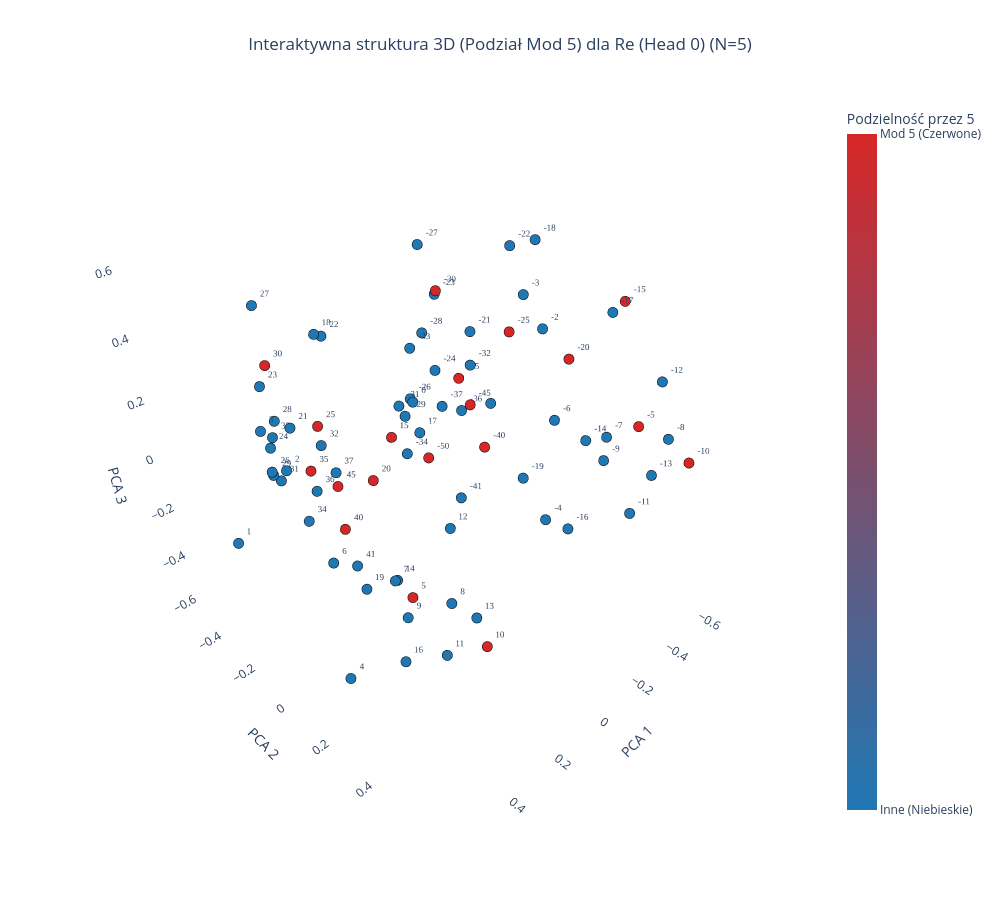

The notebook cell saved with this chart:
### Code cell
import numpy as np
import plotly.graph_objects as go
from sklearn.decomposition import PCA

def plot_output_head_plotly_3d_mod5(model, N, head_idx=0):
    """
    Rysuje interaktywny wykres 3D PCA dla wybranej głowicy wyjściowej.
    Liczby podzielne przez 5 są czerwone, reszta niebieska.
    """

    weights = model.output_heads[head_idx].weight.detach().cpu().numpy()
    

    output_offset = 2 * N * N
    min_val, max_val = -2 * N * N, 2 * N * N
    active_indices = []
    labels = []
    
    for val in range(min_val, max_val + 1):
        idx = val + output_offset
        if 0 <= idx < weights.shape[0]:
            active_indices.append(idx)
            labels.append(val)

    active_weights = weights[active_indices]


    weight_norms = np.linalg.norm(active_weights, axis=1)
    valid_mask = weight_norms > 0.4
    
    active_weights = active_weights[valid_mask]
    labels = np.array(labels)[valid_mask]


    pca = PCA(n_components=3)
    embeds_3d = pca.fit_transform(active_weights)
    

    color_values = [1 if (l % 5 == 0 and l != 0) else 0 for l in labels]
    

    custom_colorscale = [
        [0.0, 'rgb(31, 119, 180)'],
        [1.0, 'rgb(214, 39, 40)']
    ]
    
    head_names = {0: "Re (Head 0)", 1: "Im (Head 1)"}
    title_name = head_names.get(head_idx, f"Head {head_idx}")

    fig = go.Figure()

    fig.add_trace(go.Scatter3d(
        x=embeds_3d[:, 0],
        y=embeds_3d[:, 1],
        z=embeds_3d[:, 2],
        mode='markers+text',
        text=[str(l) for l in labels],
        textposition="top right",
        textfont=dict(size=9, family="Arial Black"),
        marker=dict(
            size=6,
            color=color_values,
            colorscale=custom_colorscale,
            showscale=True,
            colorbar=dict(
                title="Podzielność przez 5",
                tickmode='array',
                tickvals=[0, 1],
                ticktext=['Inne (Niebieskie)', 'Mod 5 (Czerwone)']
            ),
            line=dict(width=1, color='Black')
        ),
        hoverinfo='text',
        hovertext=[f"Token ID: {l + output_offset}<br>Wartość algebraiczna: {l}<br>Reszta mod 5: {l % 5}" for l in labels]
    ))

    fig.update_layout(
        title=dict(
            text=f"Interaktywna struktura 3D (Podział Mod 5) dla {title_name} (N={N})",
            x=0.5,
            xanchor='center'
        ),
        scene=dict(
            xaxis=dict(title="PCA 1", backgroundcolor="white", gridcolor="rgba(200,200,200,0.2)"),
            yaxis=dict(title="PCA 2", backgroundcolor="white", gridcolor="rgba(200,200,200,0.2)"),
            zaxis=dict(title="PCA 3", backgroundcolor="white", gridcolor="rgba(200,200,200,0.2)"),
        ),
        width=1000,
        height=900,
        showlegend=False
    )
    
    fig.show()

plot_output_head_plotly_3d_mod5(model, N=N, head_idx=0)

### Figure 1 — Plotly figure (JSON) as saved in the notebook; plotly's stock layout.template omitted (floating-point values rounded to 4 significant figures)
{"data": [{"hoverinfo": "text", "hovertext": ["Token ID: 0<br>Wartość algebraiczna: -50<br>Reszta mod 5: 0", "Token ID: 5<br>Wartość algebraiczna: -45<br>Reszta mod 5: 0", "Token ID: 9<br>Wartość algebraiczna: -41<br>Reszta mod 5: 4", "Token ID: 10<br>Wartość algebraiczna: -40<br>Reszta mod 5: 0", "Token ID: 13<br>Wartość algebraiczna: -37<br>Reszta mod 5: 3", "Token ID: 14<br>Wartość algebraiczna: -36<br>Reszta mod 5: 4", "Token ID: 15<br>Wartość algebraiczna: -35<br>Reszta mod 5: 0", "Token ID: 16<br>Wartość algebraiczna: -34<br>Reszta mod 5: 1", "Token ID: 17<br>Wartość algebraiczna: -33<br>Reszta mod 5: 2", "Token ID: 18<br>Wartość algebraiczna: -32<br>Reszta mod 5: 3", "Token ID: 19<br>Wartość algebraiczna: -31<br>Reszta mod 5: 4", "Token ID: 20<br>Wartość algebraiczna: -30<br>Reszta mod 5: 0", "Token ID: 21<br>Wartość algebraiczna: -29<br>Reszta mod 5: 1", "Token ID: 22<br>Wartość algebraiczna: -28<br>Reszta mod 5: 2", "Token ID: 23<br>Wartość algebraiczna: -27<br>Reszta mod 5: 3", "Token ID: 24<br>Wartość algebraiczna: -26<br>Reszta mod 5: 4", "Token ID: 25<br>Wartość algebraiczna: -25<br>Reszta mod 5: 0", "Token ID: 26<br>Wartość algebraiczna: -24<br>Reszta mod 5: 1", "Token ID: 27<br>Wartość algebraiczna: -23<br>Reszta mod 5: 2", "Token ID: 28<br>Wartość algebraiczna: -22<br>Reszta mod 5: 3", "Token ID: 29<br>Wartość algebraiczna: -21<br>Reszta mod 5: 4", "Token ID: 30<br>Wartość algebraiczna: -20<br>Reszta mod 5: 0", "Token ID: 31<br>Wartość algebraiczna: -19<br>Reszta mod 5: 1", "Token ID: 32<br>Wartość algebraiczna: -18<br>Reszta mod 5: 2", "Token ID: 33<br>Wartość algebraiczna: -17<br>Reszta mod 5: 3", "Token ID: 34<br>Wartość algebraiczna: -16<br>Reszta mod 5: 4", "Token ID: 35<br>Wartość algebraiczna: -15<br>Reszta mod 5: 0", "Token ID: 36<br>Wartość algebraiczna: -14<br>Reszta mod 5: 1", "Token ID: 37<br>Wartość algebraiczna: -13<br>Reszta mod 5: 2", "Token ID: 38<br>Wartość algebraiczna: -12<br>Reszta mod 5: 3", "Token ID: 39<br>Wartość algebraiczna: -11<br>Reszta mod 5: 4", "Token ID: 40<br>Wartość algebraiczna: -10<br>Reszta mod 5: 0", "Token ID: 41<br>Wartość algebraiczna: -9<br>Reszta mod 5: 1", "Token ID: 42<br>Wartość algebraiczna: -8<br>Reszta mod 5: 2", "Token ID: 43<br>Wartość algebraiczna: -7<br>Reszta mod 5: 3", "Token ID: 44<br>Wartość algebraiczna: -6<br>Reszta mod 5: 4", "Token ID: 45<br>Wartość algebraiczna: -5<br>Reszta mod 5: 0", "Token ID: 46<br>Wartość algebraiczna: -4<br>Reszta mod 5: 1", "Token ID: 47<br>Wartość algebraiczna: -3<br>Reszta mod 5: 2", "Token ID: 48<br>Wartość algebraiczna: -2<br>Reszta mod 5: 3", "Token ID: 49<br>Wartość algebraiczna: -1<br>Reszta mod 5: 4", "Token ID: 50<br>Wartość algebraiczna: 0<br>Reszta mod 5: 0", "Token ID: 51<br>Wartość algebraiczna: 1<br>Reszta mod 5: 1", "Token ID: 52<br>Wartość algebraiczna: 2<br>Reszta mod 5: 2", "Token ID: 53<br>Wartość algebraiczna: 3<br>Reszta mod 5: 3", "Token ID: 54<br>Wartość algebraiczna: 4<br>Reszta mod 5: 4", "Token ID: 55<br>Wartość algebraiczna: 5<br>Reszta mod 5: 0", "Token ID: 56<br>Wartość algebraiczna: 6<br>Reszta mod 5: 1", "Token ID: 57<br>Wartość algebraiczna: 7<br>Reszta mod 5: 2", "Token ID: 58<br>Wartość algebraiczna: 8<br>Reszta mod 5: 3", "Token ID: 59<br>Wartość algebraiczna: 9<br>Reszta mod 5: 4", "Token ID: 60<br>Wartość algebraiczna: 10<br>Reszta mod 5: 0", "Token ID: 61<br>Wartość algebraiczna: 11<br>Reszta mod 5: 1", "Token ID: 62<br>Wartość algebraiczna: 12<br>Reszta mod 5: 2", "Token ID: 63<br>Wartość algebraiczna: 13<br>Reszta mod 5: 3", "Token ID: 64<br>Wartość algebraiczna: 14<br>Reszta mod 5: 4", "Token ID: 65<br>Wartość algebraiczna: 15<br>Reszta mod 5: 0", "Token ID: 66<br>Wartość algebraiczna: 16<br>Reszta mod 5: 1", "Token ID: 67<br>Wartość algebraiczna: 17<br>Reszta mod 5: 2", "Token ID: 68<br>Wartość algebraiczna: 18<br>Reszta mod 5: 3", "Token ID: 69<br>Wartość algebraiczna: 19<br>Reszta mod 5: 4", "Token ID: 70<br>Wartość algebraiczna: 20<br>Reszta mod 5: 0", "Token ID: 71<br>Wartość algebraiczna: 21<br>Reszta mod 5: 1", "Token ID: 72<br>Wartość algebraiczna: 22<br>Reszta mod 5: 2", "Token ID: 73<br>Wartość algebraiczna: 23<br>Reszta mod 5: 3", "Token ID: 74<br>Wartość algebraiczna: 24<br>Reszta mod 5: 4", "Token ID: 75<br>Wartość algebraiczna: 25<br>Reszta mod 5: 0", "Token ID: 76<br>Wartość algebraiczna: 26<br>Reszta mod 5: 1", "Token ID: 77<br>Wartość algebraiczna: 27<br>Reszta mod 5: 2", "Token ID: 78<br>Wartość algebraiczna: 28<br>Reszta mod 5: 3", "Token ID: 79<br>Wartość algebraiczna: 29<br>Reszta mod 5: 4", "Token ID: 80<br>Wartość algebraiczna: 30<br>Reszta mod 5: 0", "Token ID: 81<br>Wartość algebraiczna: 31<br>Reszta mod 5: 1", "Token ID: 82<br>Wartość algebraiczna: 32<br>Reszta mod 5: 2", "Token ID: 83<br>Wartość algebraiczna: 33<br>Reszta mod 5: 3", "Token ID: 84<br>Wartość algebraiczna: 34<br>Reszta mod 5: 4", "Token ID: 85<br>Wartość algebraiczna: 35<br>Reszta mod 5: 0", "Token ID: 86<br>Wartość algebraiczna: 36<br>Reszta mod 5: 1", "Token ID: 87<br>Wartość algebraiczna: 37<br>Reszta mod 5: 2", "Token ID: 90<br>Wartość algebraiczna: 40<br>Reszta mod 5: 0", "Token ID: 91<br>Wartość algebraiczna: 41<br>Reszta mod 5: 1", "Token ID: 95<br>Wartość algebraiczna: 45<br>Reszta mod 5: 0"], "marker": {"color": [1, 1, 0, 1, 0, 0, 1, 0, 0, 0, 0, 1, 0, 0, 0, 0, 1, 0, 0, 0, 0, 1, 0, 0, 0, 0, 1, 0, 0, 0, 0, 1, 0, 0, 0, 0, 1, 0, 0, 0, 0, 0, 0, 0, 0, 0, 1, 0, 0, 0, 0, 1, 0, 0, 0, 0, 1, 0, 0, 0, 0, 1, 0, 0, 0, 0, 1, 0, 0, 0, 0, 1, 0, 0, 0, 0, 1, 0, 0, 1, 0, 1], "colorbar": {"tickmode": "array", "ticktext": ["Inne (Niebieskie)", "Mod 5 (Czerwone)"], "tickvals": [0, 1], "title": {"text": "Podzielność przez 5"}}, "colorscale": [[0, "rgb(31, 119, 180)"], [1, "rgb(214, 39, 40)"]], "line": {"color": "Black", "width": 1}, "showscale": true, "size": 6}, "mode": "markers+text", "text": ["-50", "-45", "-41", "-40", "-37", "-36", "-35", "-34", "-33", "-32", "-31", "-30", "-29", "-28", "-27", "-26", "-25", "-24", "-23", "-22", "-21", "-20", "-19", "-18", "-17", "-16", "-15", "-14", "-13", "-12", "-11", "-10", "-9", "-8", "-7", "-6", "-5", "-4", "-3", "-2", "-1", "0", "1", "2", "3", "4", "5", "6", "7", "8", "9", "10", "11", "12", "13", "14", "15", "16", "17", "18", "19", "20", "21", "22", "23", "24", "25", "26", "27", "28", "29", "30", "31", "32", "33", "34", "35", "36", "37", "40", "41", "45"], "textfont": {"family": "Arial Black", "size": 9}, "textposition": "top right", "type": "scatter3d", "x": [-0.1322, -0.297, -0.2676, -0.314, -0.29, -0.3372, -0.2918, -0.2319, -0.2469, -0.2979, -0.2983, -0.2847, -0.2704, -0.3187, -0.3136, -0.3007, -0.3675, -0.3405, -0.3152, -0.3663, -0.357, -0.4083, -0.3928, -0.3716, -0.3882, -0.4664, -0.4628, -0.4323, -0.4202, -0.5045, -0.4332, -0.4935, -0.4979, -0.5262, -0.4832, -0.5282, -0.5133, -0.5264, -0.5351, -0.5104, -0.5845, 0.01846, 0.5681, 0.5367, 0.53, 0.4583, 0.4969, 0.4774, 0.4442, 0.4289, 0.4311, 0.4354, 0.4251, 0.4042, 0.3989, 0.4223, 0.4637, 0.3722, 0.3836, 0.441, 0.3576, 0.4166, 0.4125, 0.3733, 0.4006, 0.3791, 0.4101, 0.3335, 0.3572, 0.3494, 0.3267, 0.3871, 0.2851, 0.3228, 0.3605, 0.2925, 0.3581, 0.3315, 0.2333, 0.3175, 0.2675, 0.3096], "y": [-0.1619, -0.1257, -0.1355, -0.06937, -0.2559, -0.2057, -0.1761, -0.3846, -0.3695, -0.1293, -0.4978, -0.2782, -0.4332, -0.3844, -0.3917, -0.4355, -0.02542, -0.3426, -0.3154, -0.03679, -0.1888, 0.189, 0.04744, 0.05622, 0.3428, 0.2083, 0.3311, 0.2675, 0.5301, 0.4687, 0.4675, 0.6081, 0.3021, 0.509, 0.3118, 0.06224, 0.4058, 0.05988, -0.1147, -0.0035, -0.2903, -0.06761, -0.272, 0.003587, -0.1094, 0.08937, 0.4416, 0.08861, 0.3145, 0.5106, 0.345, 0.6397, 0.49, 0.4807, 0.5692, 0.298, 0.3496, 0.2592, 0.3585, 0.05158, 0.07577, 0.214, -0.1488, -0.01379, -0.2989, -0.3235, -0.01692, -0.4111, -0.3516, -0.3294, -0.4166, -0.2774, -0.4419, -0.1354, -0.3345, -0.293, -0.1507, -0.1698, -0.1994, -0.06142, -0.08203, -0.08999], "z": [-0.207, -0.0497, -0.4401, -0.2055, -0.1092, -0.1256, 0.03639, -0.3484, 0.09476, 0.1029, -0.2176, 0.3253, -0.2216, 0.1224, 0.4427, -0.16, 0.2374, -0.01893, 0.291, 0.5227, 0.1836, 0.2056, -0.3203, 0.5653, 0.4234, -0.5021, 0.4293, -0.07358, -0.0721, 0.1994, -0.2646, -0.02288, -0.1693, 0.001417, -0.06368, -0.1318, 0.006854, -0.5796, 0.2836, 0.205, -0.2398, 0.1228, -0.2331, 0.1665, 0.2347, -0.6414, -0.01927, -0.1417, -0.08221, -0.0391, -0.2069, -0.09069, -0.247, 0.1723, -0.06945, -0.1056, 0.4012, -0.4973, 0.3806, 0.5481, -0.3324, 0.1819, 0.1726, 0.495, 0.2401, 0.003312, 0.238, -0.1561, 0.4615, 0.08484, -0.1756, 0.3119, -0.233, 0.07639, 0.0278, -0.3177, -0.005539, -0.1054, -0.1012, -0.201, -0.3968, -0.05622]}], "layout": {"height": 900, "scene": {"xaxis": {"backgroundcolor": "white", "gridcolor": "rgba(200,200,200,0.2)", "title": {"text": "PCA 1"}}, "yaxis": {"backgroundcolor": "white", "gridcolor": "rgba(200,200,200,0.2)", "title": {"text": "PCA 2"}}, "zaxis": {"backgroundcolor": "white", "gridcolor": "rgba(200,200,200,0.2)", "title": {"text": "PCA 3"}}}, "showlegend": false, "title": {"text": "Interaktywna struktura 3D (Podział Mod 5) dla Re (Head 0) (N=5)", "x": 0.5, "xanchor": "center"}, "width": 1000}}
